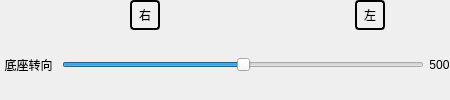
                         <widget class="QWidget" name="widget_16" native="true">
                          <property name="minimumSize">
                           <size>
                            <width>450</width>
                            <height>100</height>
                           </size>
                          </property>
                          <layout class="QVBoxLayout" name="verticalLayout_18">
                           <property name="spacing">
                            <number>0</number>
                           </property>
                           <property name="leftMargin">
                            <number>0</number>
                           </property>
                           <property name="topMargin">
                            <number>0</number>
                           </property>
                           <property name="rightMargin">
                            <number>0</number>
                           </property>
                           <property name="bottomMargin">
                            <number>0</number>
                           </property>
                           <item>
                            <widget class="QWidget" name="widget_18" native="true">
                             <property name="maximumSize">
                              <size>
                               <width>16777215</width>
                               <height>30</height>
                              </size>
                             </property>
                             <layout class="QHBoxLayout" name="horizontalLayout_19">
                              <property name="spacing">
                               <number>0</number>
                              </property>
                              <property name="leftMargin">
                               <number>0</number>
                              </property>
                              <property name="topMargin">
                               <number>0</number>
                              </property>
                              <property name="rightMargin">
                               <number>0</number>
                              </property>
                              <property name="bottomMargin">
                               <number>0</number>
                              </property>
                              <item>
                               <spacer name="horizontalSpacer_42">
                                <property name="orientation">
                                 <enum>Qt::Horizontal</enum>
                                </property>
                                <property name="sizeHint" stdset="0">
                                 <size>
                                  <width>62</width>
                                  <height>20</height>
                                 </size>
                                </property>
                               </spacer>
                              </item>
                              <item>
                               <spacer name="horizontalSpacer_43">
                                <property name="orientation">
                                 <enum>Qt::Horizontal</enum>
                                </property>
                                <property name="sizeHint" stdset="0">
                                 <size>
                                  <width>40</width>
                                  <height>20</height>
                                 </size>
                                </property>
                               </spacer>
                              </item>
                              <item>
                               <widget class="QLabel" name="label_24">
                                <property name="minimumSize">
                                 <size>
                                  <width>30</width>
                                  <height>30</height>
                                 </size>
                                </property>
                                <property name="maximumSize">
                                 <size>
                                  <width>30</width>
                                  <height>30</height>
                                 </size>
                                </property>
                                <property name="styleSheet">
                                 <string notr="true">QLabel
{
font: 12pt &quot;楷体&quot;;
border:2px solid;
border-radius:4px;
}</string>
                                </property>
                                <property name="text">
                                 <string>右</string>
                                </property>
                                <property name="alignment">
                                 <set>Qt::AlignCenter</set>
                                </property>
                               </widget>
                              </item>
                              <item>
                               <spacer name="horizontalSpacer_44">
                                <property name="orientation">
                                 <enum>Qt::Horizontal</enum>
                                </property>
                                <property name="sizeHint" stdset="0">
                                 <size>
                                  <width>40</width>
                                  <height>20</height>
                                 </size>
                                </property>
                               </spacer>
                              </item>
                              <item>
                               <spacer name="horizontalSpacer_45">
                                <property name="orientation">
                                 <enum>Qt::Horizontal</enum>
                                </property>
                                <property name="sizeHint" stdset="0">
                                 <size>
                                  <width>40</width>
                                  <height>20</height>
                                 </size>
                                </property>
                               </spacer>
                              </item>
                              <item>
                               <spacer name="horizontalSpacer_46">
                                <property name="orientation">
                                 <enum>Qt::Horizontal</enum>
                                </property>
                                <property name="sizeHint" stdset="0">
                                 <size>
                                  <width>62</width>
                                  <height>20</height>
                                 </size>
                                </property>
                               </spacer>
                              </item>
                              <item>
                               <widget class="QLabel" name="label_25">
                                <property name="minimumSize">
                                 <size>
                                  <width>30</width>
                                  <height>30</height>
                                 </size>
                                </property>
                                <property name="maximumSize">
                                 <size>
                                  <width>30</width>
                                  <height>30</height>
                                 </size>
                                </property>
                                <property name="styleSheet">
                                 <string notr="true">QLabel
{
font: 12pt &quot;楷体&quot;;
border:2px solid;
border-radius:4px;
}</string>
                                </property>
                                <property name="text">
                                 <string>左</string>
                                </property>
                                <property name="alignment">
                                 <set>Qt::AlignCenter</set>
                                </property>
                               </widget>
                              </item>
                              <item>
                               <spacer name="horizontalSpacer_47">
                                <property name="orientation">
                                 <enum>Qt::Horizontal</enum>
                                </property>
                                <property name="sizeHint" stdset="0">
                                 <size>
                                  <width>40</width>
                                  <height>20</height>
                                 </size>
                                </property>
                               </spacer>
                              </item>
                             </layout>
                            </widget>
                           </item>
                           <item>
                            <widget class="QWidget" name="JXB_J1_widget_6" native="true">
                             <layout class="QHBoxLayout" name="horizontalLayout_11">
                              <property name="spacing">
                               <number>5</number>
                              </property>
                              <property name="leftMargin">
                               <number>0</number>
                              </property>
                              <property name="topMargin">
                               <number>0</number>
                              </property>
                              <property name="rightMargin">
                               <number>0</number>
                              </property>
                              <property name="bottomMargin">
                               <number>0</number>
                              </property>
                              <item>
                               <widget class="QToolButton" name="toolButton_6">
                                <property name="maximumSize">
                                 <size>
                                  <width>80</width>
                                  <height>65</height>
                                 </size>
                                </property>
                                <property name="styleSheet">
                                 <string notr="true">QToolButton
{
font: 12pt &quot;楷体&quot;;
border:0px solid;
border-radius:4px;
background:transparent;
}
QToolButton:hover
{
border:0px solid;
background-color: rgb(27, 49, 73);
border-radius:4px;
background:transparent;
}</string>
                                </property>
                                <property name="text">
                                 <string>底座转向</string>
                                </property>
                                <property name="icon">
                                 <iconset resource="res.qrc">
                                  <normaloff>:/ptr/JXB0.png</normaloff>:/ptr/JXB0.png</iconset>
                                </property>
                                <property name="iconSize">
                                 <size>
                                  <width>40</width>
                                  <height>40</height>
                                 </size>
                                </property>
                                <property name="toolButtonStyle">
                                 <enum>Qt::ToolButtonTextUnderIcon</enum>
                                </property>
                               </widget>
                              </item>
                              <item>
                               <widget class="QSlider" name="JDT_JXB_J0">
                                <property name="maximum">
                                 <number>1000</number>
                                </property>
                                <property name="value">
                                 <number>500</number>
                                </property>
                                <property name="orientation">
                                 <enum>Qt::Horizontal</enum>
                                </property>
                               </widget>
                              </item>
                              <item>
                               <widget class="QLabel" name="JDT_JXB_J0_lbl">
                                <property name="styleSheet">
                                 <string notr="true">QLabel
{
font: 11pt &quot;楷体&quot;;
border:0px solid;
background:transparent;
}</string>
                                </property>
                                <property name="text">
                                 <string>500</string>
                                </property>
                                <property name="alignment">
                                 <set>Qt::AlignCenter</set>
                                </property>
                               </widget>
                              </item>
                             </layout>
                            </widget>
                           </item>
                          </layout>
                         </widget>
